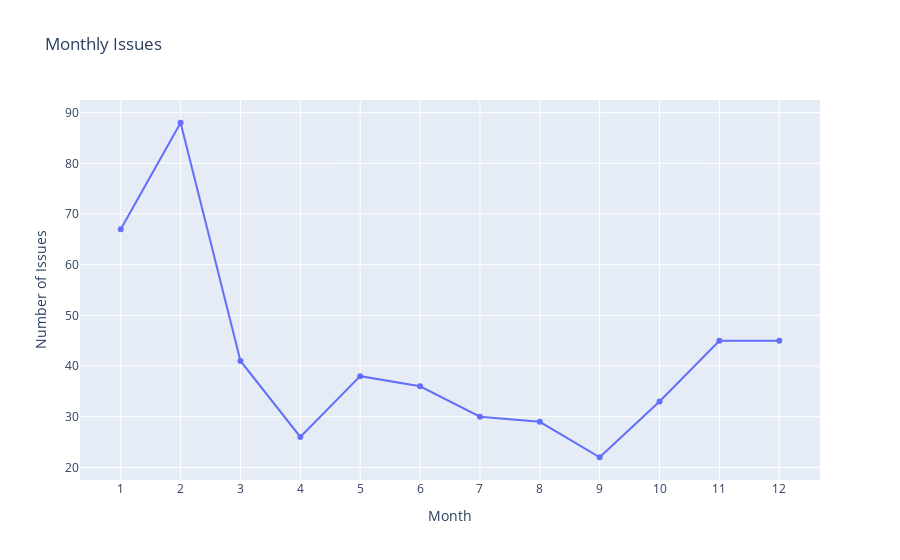

The cell this chart's notebook holds for it:
### Code cell
# Let us determine the cumulative month that have the highest issues
monthly_issues = issues.groupby('issue_month')[['id']].count()
monthly_issues = monthly_issues.rename(columns = {'id': 'issues_count'})

fig = go.Figure([go.Scatter(
    x=monthly_issues.index, 
    y=monthly_issues.issues_count, 
    text=monthly_issues.issues_count
)])
fig.update_layout(
    title = 'Monthly Issues', 
    xaxis_title = 'Month', 
    yaxis_title = ' Number of Issues',
    xaxis_tickmode = 'linear')
fig.show()

### Figure 1 — Plotly figure (JSON) as saved in the notebook; plotly's stock layout.template omitted (floating-point values rounded to 4 significant figures)
{"data": [{"text": [67, 88, 41, 26, 38, 36, 30, 29, 22, 33, 45, 45], "type": "scatter", "x": [1, 2, 3, 4, 5, 6, 7, 8, 9, 10, 11, 12], "y": [67, 88, 41, 26, 38, 36, 30, 29, 22, 33, 45, 45]}], "layout": {"title": {"text": "Monthly Issues"}, "xaxis": {"tickmode": "linear", "title": {"text": "Month"}}, "yaxis": {"title": {"text": " Number of Issues"}}}}
